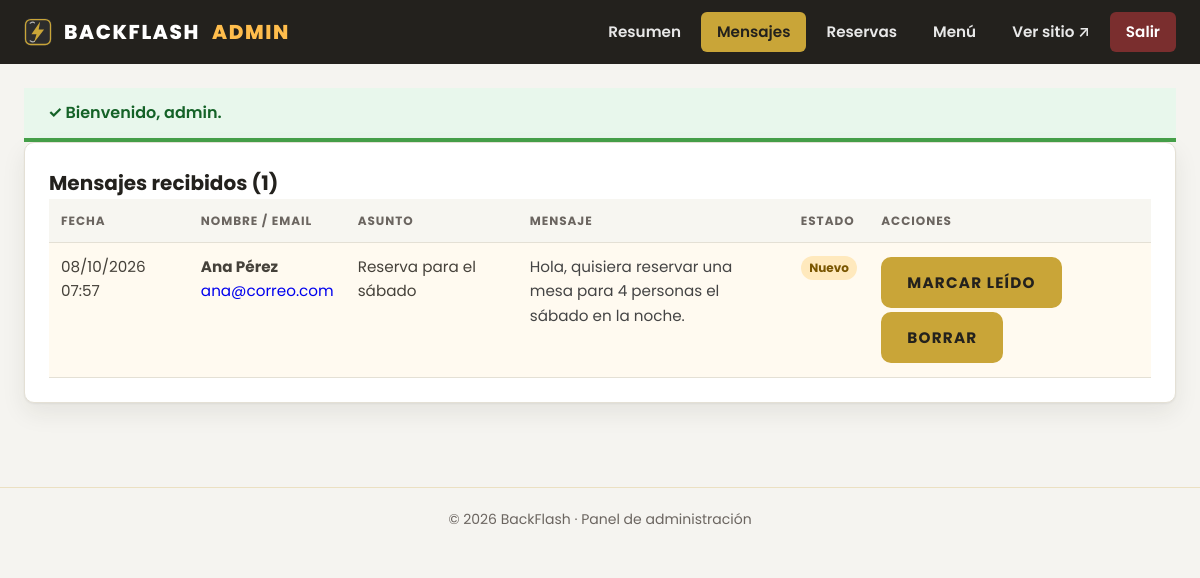
The page /admin/mensajes.php (signed in) on the database its author committed.
### tables this page shows
CREATE TABLE IF NOT EXISTS mensajes (
    id       INT AUTO_INCREMENT PRIMARY KEY,
    nombre   VARCHAR(120) NOT NULL,
    email    VARCHAR(160) NOT NULL,
    asunto   VARCHAR(160) NOT NULL,
    mensaje  TEXT         NOT NULL,
    leido    TINYINT(1)   NOT NULL DEFAULT 0,
    creado   TIMESTAMP    NOT NULL DEFAULT CURRENT_TIMESTAMP
);

### includes/db.php (called while the page is built)
<?php
function db(): PDO
{
    static $pdo = null;
    if ($pdo === null) {
        $dsn = sprintf('mysql:host=%s;dbname=%s;charset=%s', DB_HOST, DB_NAME, DB_CHARSET);
        try {
            $pdo = new PDO($dsn, DB_USER, DB_PASS, [
                PDO::ATTR_ERRMODE            => PDO::ERRMODE_EXCEPTION,
                PDO::ATTR_DEFAULT_FETCH_MODE => PDO::FETCH_ASSOC,
                PDO::ATTR_EMULATE_PREPARES   => false,
            ]);
        } catch (PDOException $e) {
            http_response_code(500);
            exit('No se pudo conectar con la base de datos "' . htmlspecialchars(DB_NAME)
                . '". Revisa includes/config.php o importa database/schema.sql. Detalle: '
                . htmlspecialchars($e->getMessage()));
        }
    }
    return $pdo;
}
function q(string $sql, array $params = []): PDOStatement
{
    $st = db()->prepare($sql);
    $st->execute($params);
    return $st;
}

### includes/helpers/html.php (called while the page is built, shortened)
<?php
function e(?string $value): string
{
    return htmlspecialchars((string) $value, ENT_QUOTES, 'UTF-8');
}

### admin/mensajes.php (the view, shortened to what this page needs)
<?php
require __DIR__ . '/_header.php';
$mensajes = q('SELECT * FROM mensajes ORDER BY leido ASC, creado DESC')->fetchAll();
?>
<section class="panel">
    <div class="panel-cabecera">
        <h2>Mensajes recibidos (<?= count($mensajes) ?>)</h2>
    </div>
    <?php if (!$mensajes): ?>
        <p class="vacio">No hay mensajes todavía. Cuando alguien use el formulario de <a href="<?= e(url('contacto.php')) ?>">contacto</a>, aparecerá aquí.</p>
    <?php else: ?>
        <div class="tabla-scroll">
            <table class="tabla">
                <thead>
                    <tr>
                        <th>Fecha</th>
                        <th>Nombre / Email</th>
                        <th>Asunto</th>
                        <th>Mensaje</th>
                        <th>Estado</th>
                        <th>Acciones</th>
                    </tr>
                </thead>
                <tbody>
                    <?php foreach ($mensajes as $m): ?>
                        <tr<?= $m['leido'] ? '' : ' class="sin-leer"' ?>>
                            <td data-label="Fecha"><?= e(date('d/m/Y H:i', strtotime($m['creado']))) ?></td>
                            <td data-label="Nombre">
                                <strong><?= e($m['nombre']) ?></strong><br>
                                <a href="mailto:<?= e($m['email']) ?>"><?= e($m['email']) ?></a>
                            </td>
                            <td data-label="Asunto"><?= e($m['asunto']) ?></td>
                            <td data-label="Mensaje" class="celda-msg"><?= nl2br(e($m['mensaje'])) ?></td>
                            <td data-label="Estado">
                                <span class="badge badge-<?= $m['leido'] ? 'confirmada' : 'pendiente' ?>">
                                    <?= $m['leido'] ? 'Leído' : 'Nuevo' ?>
                                </span>
                            </td>
                            <td data-label="Acciones">
                                <form method="post" class="form-inline">
                                    <button type="submit" class="btn-mini"><?= $m['leido'] ? 'No leído' : 'Marcar leído' ?></button>
                                </form>
                                <form method="post" class="form-inline" data-confirm="¿Borrar este mensaje?">
                                    <button type="submit" class="btn-mini btn-peligro">Borrar</button>
                                </form>
                            </td>
                        </tr>
                    <?php endforeach; ?>
                </tbody>
            </table>
        </div>
    <?php endif; ?>
</section>
<?php require __DIR__ . '/_footer.php';

### public/css/style.css (style rules this page uses)
:root { --ink: #23211d; --ink-soft: #45413a; --muted: #6b6560; --line: #e4e0d5; --line-input: #8f8b80; --surface: #ffffff; --bg: #F5F4F0; --bg-deep: #23211d; --gold: #C9A538; --gold-hover: #ffbd4c; --gold-press: #e9a93c; --gold-text: #8a6a10; --gold-text-strong: #a9820f; --orange: #ffbd4c; --success: #146227; --success-bg: #e8f7ec; --success-line: #45a049; --danger: #b3261e; --danger-bg: #fdeceb; --danger-line: #d64545; --font-sans: 'poppins', system-ui, -apple-system, sans-serif; --font-script: 'satisfy', cursive; --fs-2xs: .75rem; --fs-xs: .875rem; --fs-sm: .95rem; --fs-md: 1rem; --fs-lg: 1.125rem; --fs-xl: 1.25rem; --fs-2xl: 1.5rem; --fs-3xl: 2rem; --fs-section: clamp(1.75rem, 1.1rem + 2.4vw, 2.75rem); --fs-hero: clamp(2.25rem, 1.25rem + 4vw, 4.75rem); --lh-tight: 1.15; --lh-body: 1.6; --track-caps: .08em; --s-1: 4px; --s-2: 8px; --s-3: 12px; --s-4: 16px; --s-5: 20px; --s-6: 24px; --s-8: 32px; --s-10: 40px; --s-12: 48px; --s-16: 64px; --s-24: 96px; --r-sm: 6px; --r-md: 10px; --r-lg: 16px; --r-pill: 999px; --shadow-1: 0 1px 2px rgba(35,33,29,.06), 0 10px 24px rgba(35,33,29,.08); --shadow-2: 0 2px 6px rgba(35,33,29,.10), 0 18px 40px rgba(35,33,29,.14); --dur: 180ms; --ease: cubic-bezier(.2, .6, .2, 1); --container: 1200px; --gutter: clamp(var(--s-4), 4vw, var(--s-6)); }
* { margin: 0; padding: 0; box-sizing: border-box; text-decoration: none; list-style: none; }
body { font-family: var(--font-sans); font-size: var(--fs-md); line-height: var(--lh-body); color: var(--ink-soft); background-color: var(--bg); -webkit-font-smoothing: antialiased; }
a { text-underline-offset: 3px; }
a { transition: color var(--dur) var(--ease); }

### rows shown on the page
mensajes: creado "08/10/2026 07:57", nombre "Ana Pérez", email "ana@correo.com", asunto "Reserva para el sábado", mensaje "Hola, quisiera reservar una mesa para 4 personas el sábado en la noche.", leido "Nuevo"

### other values the page prints
$texto "Resumen"
$texto "Mensajes"
$texto "Reservas"
$texto "Menú"
$alerta['texto'] "Bienvenido, admin."
count($mensajes) "1"
SITE_YEAR "2026"
SITE_NAME "BackFlash"
